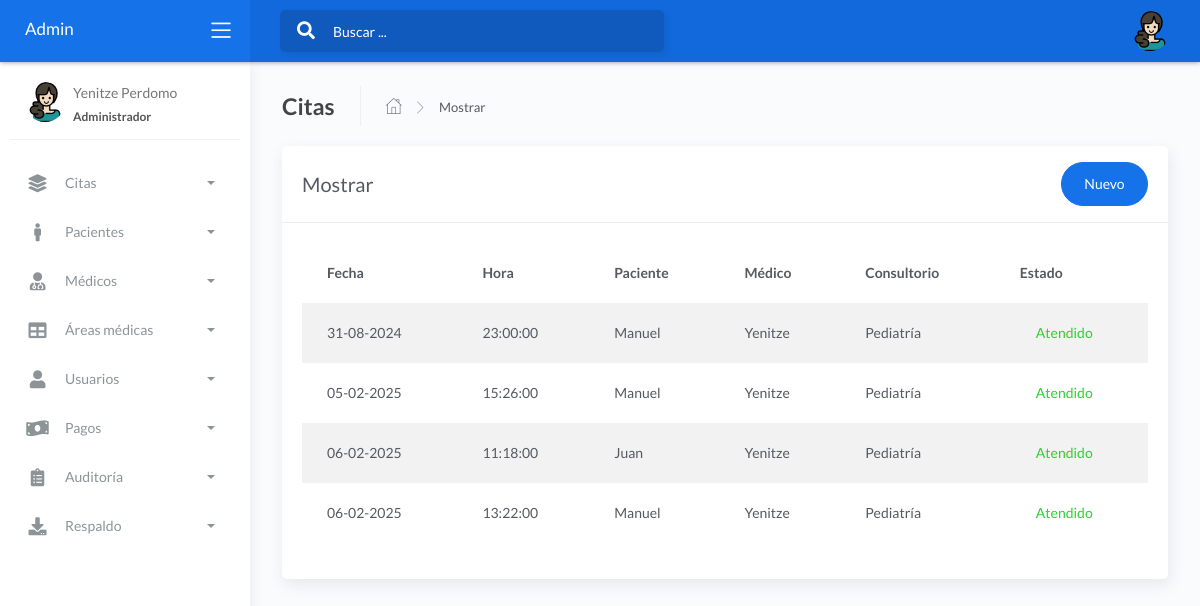
The page /folder/appointment.php (signed in) on the database as committed earlier.
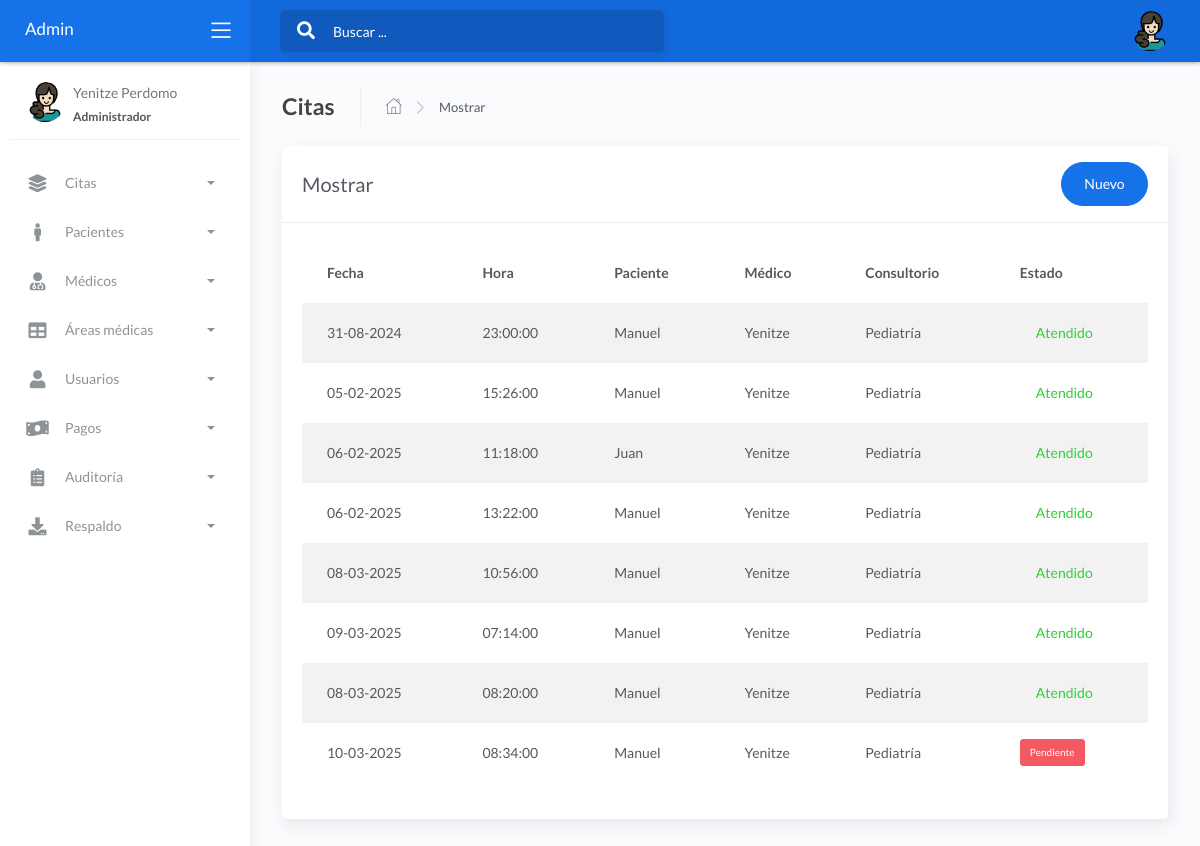
The same page on the database as committed later.
### tables this page shows
CREATE TABLE `appointment` (
  `codcit` int(11) NOT NULL,
  `dates` date NOT NULL,
  `hour` time NOT NULL,
  `codpaci` int(11) NOT NULL,
  `coddoc` int(11) NOT NULL,
  `codespe` int(11) NOT NULL,
  `estado` char(1) NOT NULL,
  `fecha_create` timestamp NOT NULL DEFAULT current_timestamp() ON UPDATE current_timestamp()
);

CREATE TABLE `customers` (
  `codpaci` int(11) NOT NULL,
  `dnipa` char(8) NOT NULL,
  `nombrep` varchar(50) NOT NULL,
  `apellidop` varchar(50) NOT NULL,
  `seguro` char(10) NOT NULL,
  `tele` char(9) NOT NULL,
  `sexo` char(15) NOT NULL,
  `cargo` char(1) NOT NULL,
  `usuario` varchar(50) NOT NULL,
  `clave` varchar(255) NOT NULL,
  `estado` varchar(15) NOT NULL,
  `fecha_create` timestamp NOT NULL DEFAULT current_timestamp() ON UPDATE current_timestamp(),
  `fecha_nacimiento` date DEFAULT NULL
);

CREATE TABLE `doctor` (
  `coddoc` int(11) NOT NULL,
  `dnidoc` char(8) NOT NULL,
  `nomdoc` varchar(50) NOT NULL,
  `apedoc` varchar(50) NOT NULL,
  `codespe` int(11) NOT NULL,
  `sexo` char(15) NOT NULL,
  `telefo` char(9) NOT NULL,
  `fechanaci` date NOT NULL,
  `correo` varchar(50) NOT NULL,
  `naciona` varchar(35) NOT NULL,
  `estado` char(15) NOT NULL,
  `fecha_create` timestamp NOT NULL DEFAULT current_timestamp() ON UPDATE current_timestamp()
);

CREATE TABLE `specialty` (
  `codespe` int(11) NOT NULL,
  `nombrees` varchar(50) NOT NULL,
  `fecha_create` timestamp NOT NULL DEFAULT current_timestamp() ON UPDATE current_timestamp()
);

### controller/appointmentcontroller.php (called while the page is built, shortened)
<?php
require_once '../model/modelappointment.php';
class appointmentcontroller{
    function mostrar(){
        $appointment=new Modelo();
        $dato=$appointment->mostrar("appointment", "1");
        require_once '../view/appointment/mostrar.php';
    }
    }

### model/modelappointment.php (called while the page is built, shortened)
<?php
class Modelo{
  private $appointment;
  private $db;
  public function __construct(){
      $this->appointment=array();
      $this->db=new PDO('mysql:host=localhost;dbname=consultorio',"root","");
  }
  public function mostrar($tabla,$condicion){
      $consulta="SELECT appointment.codcit, appointment.dates, appointment.hour,customers.nombrep,doctor.nomdoc, specialty.nombrees, appointment.estado, appointment.fecha_create FROM appointment INNER JOIN customers ON appointment.codpaci = customers.codpaci INNER JOIN doctor ON appointment.coddoc = doctor.coddoc INNER JOIN specialty ON appointment.codespe = specialty.codespe";
      $resultado=$this->db->query($consulta);
      while ($tabla=$resultado->fetchAll(PDO::FETCH_ASSOC)) {
          $this->appointment[]=$tabla;
      }
      return $this->appointment;
    }
}
 ?>

### view/appointment/mostrar.php (shortened to what the changed rows need)
<!DOCTYPE html>
<html lang="en">
<head>
	<link rel="stylesheet" href="../assets/css/bootstrap.min.css">
	<link rel="stylesheet" href="../assets/css/atlantis.min.css">
	<link rel="stylesheet" href="../assets/css/demo.css">
</head>
<body>
<?php
	include '../Includes/Header.php';
?>
<div class="main-panel">
    <div class="content">
        <div class="page-inner">
            <div class="row">
                <div class="col-md-12">
                    <div class="card">
                            <div class="card-body">
                                <div class="table-responsive">
                                    <table id="add-row" class="display table table-striped table-hover">
                                        <thead>
                                            <tr>
                                                <th>Fecha</th>
                                                <th>Hora</th>
                                                <th>Paciente</th>
                                                <th>Médico</th>
                                                <th>Consultorio</th>
                                                <th>Estado</th>
                                            </tr>
                                        </thead>
                                        <tbody>
                                            <?php
                                            foreach ($dato as $key => $value) {
                                                foreach ($value as $va) {
                                                    $fechaOrdenable = date('Y-m-d', strtotime($va['dates'])); ?>
                                                <tr>
                                                    <td><?php echo date('d-m-Y', strtotime($va['dates'])); ?></td>
                                                    <td><?php echo $va['hour']; ?></td>
                                                    <td><?php echo $va['nombrep']; ?></td>
                                                    <td><?php echo $va['nomdoc']; ?></td>
                                                    <td><?php echo $va['nombrees']; ?></td>
                                                    <td>
                                                    <?php if ($va['estado'] == 1) { ?>
                                                        <form method="get" action="javascript:activo('<?php echo $va['codcit']; ?>')">
                                                            <span class="text-success pl-3">Atendido</span>
                                                        </form>
                                                    <?php } else { ?>
                                                        <form method="get" action="javascript:inactivo('<?php echo $va['codcit']; ?>')">
                                                            <button type="submit" class="btn btn-danger btn-xs">Pendiente</button>
                                                        </form>
                                                    <?php } ?>
                                                    </td>
                                                </tr>
                                                <?php
                                                }
                                            }
                                            ?>
                                        </tbody>
                                    </table>
                                </div>
                            </div>
                        </div>
                    </div>
                </div>
            </div>
        </div>
    </div>
</div>
</body>
</html>

Rows that differ between the two databases and show on the page:
added appointment: dates "08-03-2025", hour "10:56:00", codpaci.nombrep "Manuel", coddoc.nomdoc "Yenitze", codespe.nombrees "Pediatría"
added appointment: dates "09-03-2025", hour "07:14:00", codpaci.nombrep "Manuel", coddoc.nomdoc "Yenitze", codespe.nombrees "Pediatría"
added appointment: dates "08-03-2025", hour "08:20:00", codpaci.nombrep "Manuel", coddoc.nomdoc "Yenitze", codespe.nombrees "Pediatría"
added appointment: dates "10-03-2025", hour "08:34:00", codpaci.nombrep "Manuel", coddoc.nomdoc "Yenitze", codespe.nombrees "Pediatría"
